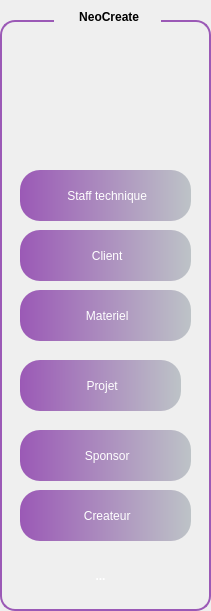
     <widget class="QGroupBox" name="groupBox_2">
      <property name="geometry">
       <rect>
        <x>20</x>
        <y>20</y>
        <width>211</width>
        <height>611</height>
       </rect>
      </property>
      <property name="styleSheet">
       <string notr="true">QGroupBox {
    border: 2px solid #9B59B6;
    border-radius: 15px;
    margin-top: 20px;
    background: qlineargradient(spread:pad,
                                x1:0, y1:0,
                                x2:1, y2:0,
                                stop:0 #9B59B6,
                                stop:1 #BDC3C7);
    color: white;
    font-weight: bold;
    padding: 15px;
}

QGroupBox::title {
    subcontrol-origin: margin;
    subcontrol-position: top centre; 
    padding: 10px 20px; 
    border-radius: 15px; 
    background: qlineargradient(spread:pad,
                                x1:0, y1:0,
                                x2:1, y2:0,
                                stop:0 #9B59B6,
                                stop:1 #BDC3C7);
    color: black; 
    font-size: 20px; 
    font-weight: bold;

}</string>
      </property>
      <property name="title">
       <string> NeoCreate</string>
      </property>
      <widget class="QToolButton" name="toolButton_7">
       <property name="geometry">
        <rect>
         <x>20</x>
         <y>170</y>
         <width>171</width>
         <height>51</height>
        </rect>
       </property>
       <property name="styleSheet">
        <string notr="true">QToolButton { border: none; border-radius: 20px; color: white; padding: 1px; background: qlineargradient(spread:pad, x1:0, y1:0, x2:1, y2:0, stop:0 #9B59B6, stop:1 #BDC3C7); } QToolButton:hover { background: qlineargradient(spread:pad, x1:0, y1:0, x2:1, y2:0, stop:0 #BDC3C7, stop:1 #F8C8DC);}</string>
       </property>
       <property name="text">
        <string> Staff technique</string>
       </property>
      </widget>
      <widget class="QToolButton" name="toolButton_8">
       <property name="geometry">
        <rect>
         <x>20</x>
         <y>430</y>
         <width>171</width>
         <height>51</height>
        </rect>
       </property>
       <property name="styleSheet">
        <string notr="true">QToolButton { border: none; border-radius: 20px; color: white; padding: 1px; background: qlineargradient(spread:pad, x1:0, y1:0, x2:1, y2:0, stop:0 #9B59B6, stop:1 #BDC3C7); } QToolButton:hover { background: qlineargradient(spread:pad, x1:0, y1:0, x2:1, y2:0, stop:0 #BDC3C7, stop:1 #F8C8DC);}</string>
       </property>
       <property name="text">
        <string> Sponsor</string>
       </property>
      </widget>
      <widget class="QToolButton" name="toolButton_9">
       <property name="geometry">
        <rect>
         <x>20</x>
         <y>360</y>
         <width>161</width>
         <height>51</height>
        </rect>
       </property>
       <property name="styleSheet">
        <string notr="true">QToolButton { border: none; border-radius: 20px; color: white; padding: 1px; background: qlineargradient(spread:pad, x1:0, y1:0, x2:1, y2:0, stop:0 #9B59B6, stop:1 #BDC3C7); } QToolButton:hover { background: qlineargradient(spread:pad, x1:0, y1:0, x2:1, y2:0, stop:0 #BDC3C7, stop:1 #F8C8DC);}</string>
       </property>
       <property name="text">
        <string> Projet</string>
       </property>
      </widget>
      <widget class="QToolButton" name="toolButton_10">
       <property name="geometry">
        <rect>
         <x>20</x>
         <y>290</y>
         <width>171</width>
         <height>51</height>
        </rect>
       </property>
       <property name="styleSheet">
        <string notr="true">QToolButton { border: none; border-radius: 20px; color: white; padding: 1px; background: qlineargradient(spread:pad, x1:0, y1:0, x2:1, y2:0, stop:0 #9B59B6, stop:1 #BDC3C7); } QToolButton:hover { background: qlineargradient(spread:pad, x1:0, y1:0, x2:1, y2:0, stop:0 #BDC3C7, stop:1 #F8C8DC);}</string>
       </property>
       <property name="text">
        <string> Materiel</string>
       </property>
      </widget>
      <widget class="QToolButton" name="toolButton_12">
       <property name="geometry">
        <rect>
         <x>20</x>
         <y>230</y>
         <width>171</width>
         <height>51</height>
        </rect>
       </property>
       <property name="styleSheet">
        <string notr="true">QToolButton { border: none; border-radius: 20px; color: white; padding: 1px; background: qlineargradient(spread:pad, x1:0, y1:0, x2:1, y2:0, stop:0 #9B59B6, stop:1 #BDC3C7); } QToolButton:hover { background: qlineargradient(spread:pad, x1:0, y1:0, x2:1, y2:0, stop:0 #BDC3C7, stop:1 #F8C8DC);}</string>
       </property>
       <property name="text">
        <string> Client</string>
       </property>
      </widget>
      <widget class="QToolButton" name="toolButton_13">
       <property name="geometry">
        <rect>
         <x>20</x>
         <y>490</y>
         <width>171</width>
         <height>51</height>
        </rect>
       </property>
       <property name="styleSheet">
        <string notr="true">QToolButton { border: none; border-radius: 20px; color: white; padding: 1px; background: qlineargradient(spread:pad, x1:0, y1:0, x2:1, y2:0, stop:0 #9B59B6, stop:1 #BDC3C7); } QToolButton:hover { background: qlineargradient(spread:pad, x1:0, y1:0, x2:1, y2:0, stop:0 #BDC3C7, stop:1 #F8C8DC);}</string>
       </property>
       <property name="text">
        <string> Createur</string>
       </property>
      </widget>
      <widget class="QToolButton" name="toolButton_14">
       <property name="geometry">
        <rect>
         <x>70</x>
         <y>550</y>
         <width>61</width>
         <height>51</height>
        </rect>
       </property>
       <property name="styleSheet">
        <string notr="true">QToolButton {
	font: 10pt &quot;Segoe UI&quot;;
    border: none;
    border-radius: 20px;
    color: white;
    padding: 5px;
    background: qlineargradient(spread:pad,
                                x1:0, y1:0,
                                x2:1, y2:0,
                                stop:0 #F8C8DC,
                                stop:1 #BDC3C7);
    font-weight: bold;
}

QToolButton:hover {
    background: qlineargradient(spread:pad,
                                x1:0, y1:0,
                                x2:1, y2:0,
                                stop:0 #BDC3C7,
                                stop:1 #F8C8DC);
    color: black;
}
</string>
       </property>
       <property name="text">
        <string>...</string>
       </property>
       <property name="icon">
        <iconset theme="QIcon::ThemeIcon::SystemShutdown"/>
       </property>
      </widget>
      <widget class="QLabel" name="label_3">
       <property name="geometry">
        <rect>
         <x>40</x>
         <y>50</y>
         <width>141</width>
         <height>121</height>
        </rect>
       </property>
       <property name="styleSheet">
        <string notr="true">background-color:transparent</string>
       </property>
       <property name="text">
        <string/>
       </property>
       <property name="pixmap">
        <pixmap>../logo-abir.jpeg-removebg-preview.png</pixmap>
       </property>
       <property name="scaledContents">
        <bool>true</bool>
       </property>
      </widget>
     </widget>
